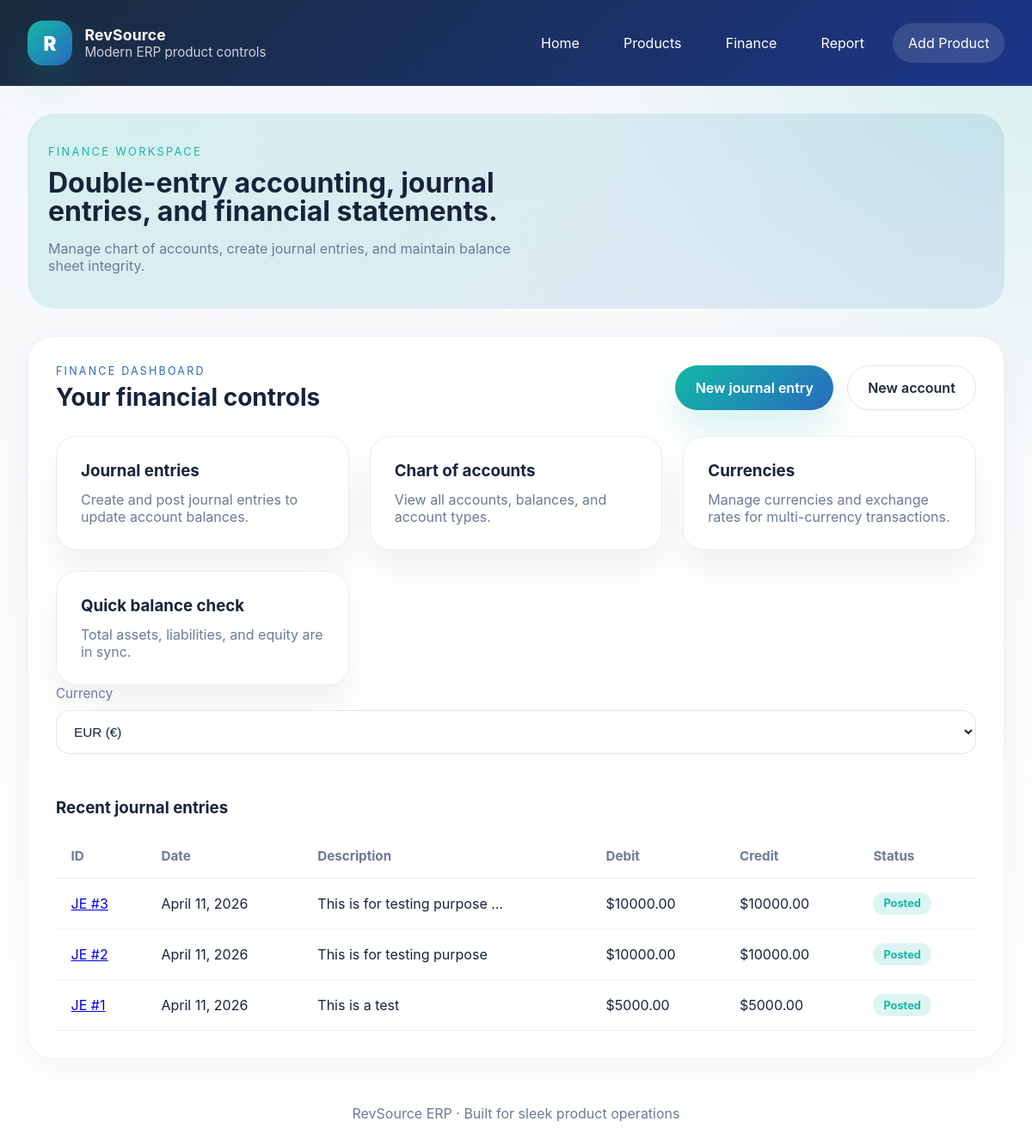
The app's page /finance/, older data.
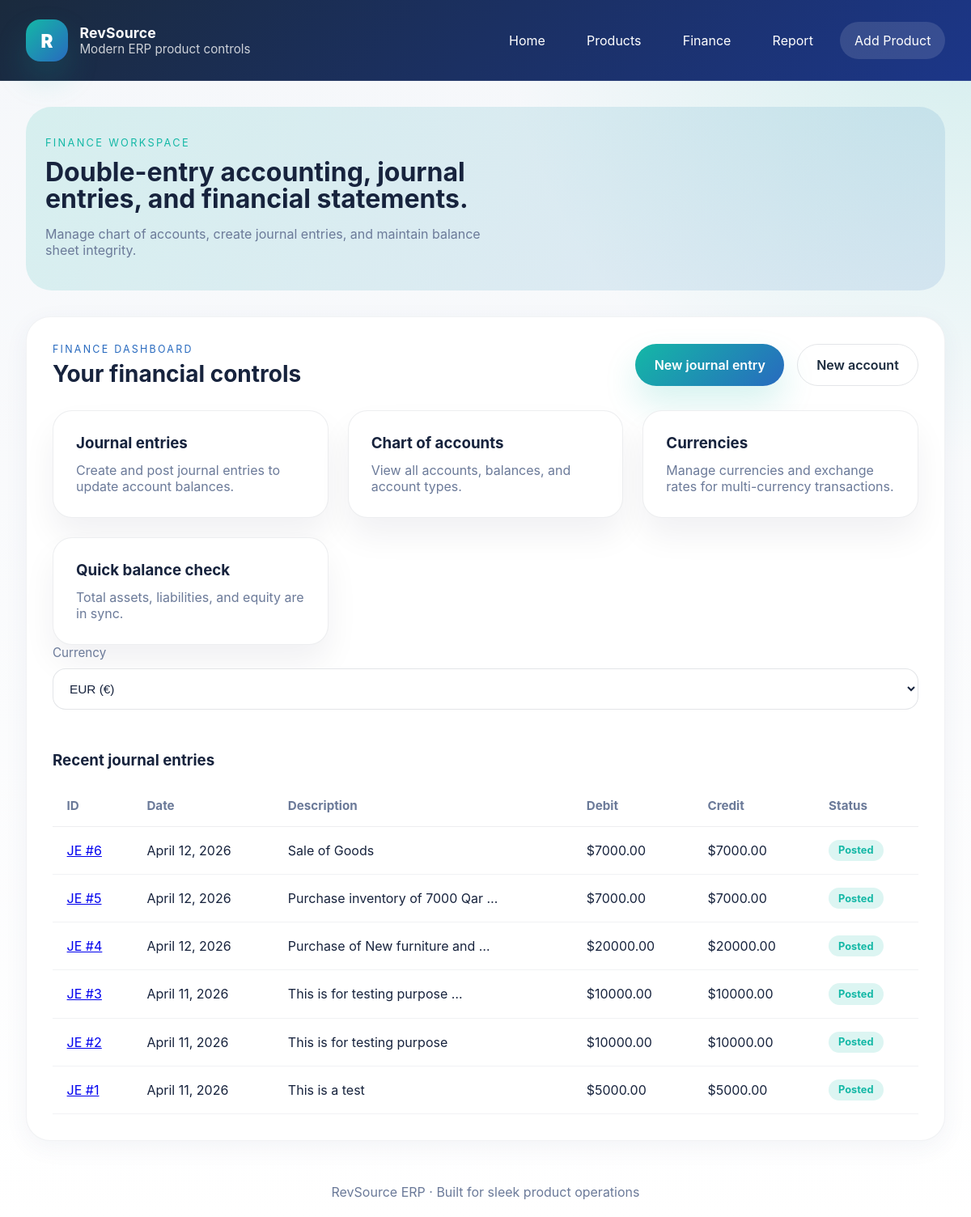
The same page, newer data.
### finance/models.py (models this page shows, shortened)
class JournalEntry(models.Model):
    date = models.DateField()
    description = models.TextField()
    memo = models.CharField(max_length=255, blank=True)
    currency = models.ForeignKey(Currency, on_delete=models.PROTECT, default=1,
                                help_text="Currency for this journal entry")
    exchange_rate = models.DecimalField(max_digits=12, decimal_places=6, default=Decimal('1.000000'),
                                       help_text="Exchange rate used for this entry")
    posted = models.BooleanField(default=False, help_text="Prevents double posting and modification")
    created_at = models.DateTimeField(auto_now_add=True)
    updated_at = models.DateTimeField(auto_now=True)
    created_by = models.CharField(max_length=255, blank=True)
    class Meta:
        ordering = ['-date', '-id']
    def get_total_debit(self):
        return self.lines.aggregate(models.Sum('debit'))['debit__sum'] or Decimal('0.00')
    def get_total_credit(self):
        return self.lines.aggregate(models.Sum('credit'))['credit__sum'] or Decimal('0.00')

### finance/views.py (the view)
# urls.py: path('', FinanceOverviewView.as_view(), name='overview'),
class FinanceOverviewView(TemplateView):
    template_name = 'finance/overview.html'
    def get_context_data(self, **kwargs):
        context = super().get_context_data(**kwargs)
        currency = CurrencyService(self.request)
        total_assets = Account.objects.filter(type='asset').aggregate(
            total=Sum('balance')
        )['total'] or Decimal('0.00')
        context['total_assets'] = currency.convert(total_assets)
        recent_entries = JournalEntry.objects.all()[:10]
        for entry in recent_entries:
            entry.converted_debit = currency.convert(entry.get_total_debit())
            entry.converted_credit = currency.convert(entry.get_total_credit())
        context['recent_entries'] = recent_entries
        context['assets'] = Account.objects.filter(type='asset')
        context.update(currency.context())
        return context

### RevSource_system/context_processors.py (called while the page is built)
def currency_context(request):
    currencies = Currency.objects.filter(is_active=True)
    base_currency = currencies.filter(is_base=True).first()
    return {
        'currencies': currencies,
        'base_currency': base_currency.code if base_currency else 'USD',
    }

### finance/utils/currency.py (called while the page is built)
    def get_selected_currency(self):
        code = self.request.GET.get('currency')
        if code:
            currency = Currency.objects.filter(code=code, is_active=True).first()
            if currency:
                return currency
        return Currency.objects.filter(is_base=True).first()

    def convert(self, amount):
        if not amount:
            return Decimal('0.00')
        if not self.base_currency or self.base_currency.exchange_rate == 0:
            return amount
        rate = (
            self.selected_currency.exchange_rate /
            self.base_currency.exchange_rate
        )
        return (amount * rate).quantize(Decimal('0.01'))

    def symbol(self):
        return self.selected_currency.symbol

    def context(self):
        return {
            "selected_currency": self.selected_currency,
            "base_currency": self.base_currency,
            "currency_symbol": self.symbol(),
            "currencies": Currency.objects.filter(is_active=True),
        }

### finance/templates/finance/overview.html
{% extends 'products/base.html' %}
{% load static %}
{% block hero %}
<section class="hero-panel hero-panel--compact">
    <div class="hero-copy">
        <p class="eyebrow">Finance workspace</p>
        <h1>Double-entry accounting, journal entries, and financial statements.</h1>
        <p class="hero-text">Manage  chart of accounts, create journal entries, and maintain balance sheet integrity.</p>
    </div>
</section>
{% endblock %}
{% block content %}
<section class="section-panel">
    <div class="section-header">
        <div>
            <p class="section-label">Finance dashboard</p>
            <h2>Your financial controls</h2>
        </div>
        <div style="display: flex; gap: 1rem;">
            <a href="{% url 'finance:journal-create' %}" class="btn btn-accent">New journal entry</a>
            <a href="{% url 'finance:account-create' %}" class="btn btn-outline">New account</a>
        </div>
    </div>
    <div class="dashboard-grid">
        <a href="{% url 'finance:journal-list' %}" class="dashboard-card">
            <h3>Journal entries</h3>
            <p>Create and post journal entries to update account balances.</p>
        </a>
        <a href="{% url 'finance:account-list' %}" class="dashboard-card">
            <h3>Chart of accounts</h3>
            <p>View all accounts, balances, and account types.</p>
        </a>
        <a href="{% url 'finance:currency-list' %}" class="dashboard-card">
            <h3>Currencies</h3>
            <p>Manage currencies and exchange rates for multi-currency transactions.</p>
        </a>
        <article class="dashboard-card">
            <h3>Quick balance check</h3>
            <p>Total assets, liabilities, and equity are in sync.</p>
        </article>
    </div>
     <div class="form-group">
    <label for="currency-selector-table">Currency</label>
    <select id="currency-selector-table" class="form-control">
    {% for currency in currencies %}
        <option value="{{ currency.code }}" {% if currency.code == request.GET.currency %}selected{% endif %}>
            {{ currency.code }} ({{ currency.symbol }})
        </option>
    {% endfor %}
</select>
</div>
    <div class="table-card" style="margin-top: 2rem;">
        <h3>Recent journal entries</h3>
        <table class="product-table">
            <thead>
                <tr>
                    <th>ID</th>
                    <th>Date</th>
                    <th>Description</th>
                    <th>Debit</th>
                    <th>Credit</th>
                    <th>Status</th>
                </tr>
            </thead>
            <tbody>
                {% for entry in recent_entries %}
                <tr>
                    <td><a href="{% url 'finance:journal-detail' entry.id %}">JE #{{ entry.id }}</a></td>
                    <td>{{ entry.date }}</td>
                    <td>{{ entry.description|truncatewords:5 }}</td>
                    <td><span data-amount="{{ entry.get_total_debit }}" data-currency="{{ entry.currency.code }}">{{ currency_symbol }}{{  entry.converted_debit|floatformat:2 }}</span></td>
                    <td><span data-amount="{{ entry.get_total_credit }}" data-currency="{{ entry.currency.code }}">{{ currency_symbol }}{{ entry.converted_credit|floatformat:2 }}</span></td>
                    <td>
                        {% if entry.posted %}
                            <span class="badge badge-success">Posted</span>
                        {% else %}
                            <span class="badge badge-warning">Draft</span>
                        {% endif %}
                    </td>
                </tr>
                {% empty %}
                <tr>
                    <td colspan="6" class="empty-state">No journal entries yet. <a href="{% url 'finance:journal-create' %}">Create one</a></td>
                </tr>
                {% endfor %}
            </tbody>
        </table>
    </div>
</section>
{% endblock %}

### products/templates/products/base.html (shortened to what this page needs)
{% load static %}
<!DOCTYPE html>
<html lang="en">
<head>
    <link rel="stylesheet" href="{% static 'products/css/product.css' %}" />
</head>
<body>
    <div class="page-shell">
        <header class="topbar">
            <div class="brand-mark">
                <span class="brand-symbol">R</span>
                <div>
                    <p class="brand-tagline">RevSource</p>
                    <p class="brand-subtitle">Modern ERP product controls</p>
                </div>
            </div>
            <nav class="site-nav">
                <a href="{% url 'index' %}">Home</a>
                <a href="{% url 'products:list' %}">Products</a>
                <a href="{% url 'finance:overview' %}">Finance</a>
                <a href="{% url 'dashboard:report' %}">Report</a>
                <a href="{% url 'products:add' %}" class="nav-action">Add Product</a>
            </nav>
        </header>
        <main class="page-content">
            {% block hero %}{% endblock %}
            {% block content %}{% endblock %}
        </main>
        <footer class="site-footer">
            <span>RevSource ERP · Built for sleek product operations</span>
        </footer>
    </div>
</body>
</html>

Row changes from the older to the newer data that the page shows:
added JournalEntry: id "6", date "April 12, 2026", description "Sale of Goods", currency_symbol "$", converted_debit "7000.00", converted_credit "7000.00", posted "Posted"
added JournalEntry: id "5", date "April 12, 2026", description "Purchase inventory of 7000 Qar …", currency_symbol "$", converted_debit "7000.00", converted_credit "7000.00", posted "Posted"
added JournalEntry: id "4", date "April 12, 2026", description "Purchase of New furniture and …", currency_symbol "$", converted_debit "20000.00", converted_credit "20000.00", posted "Posted"
